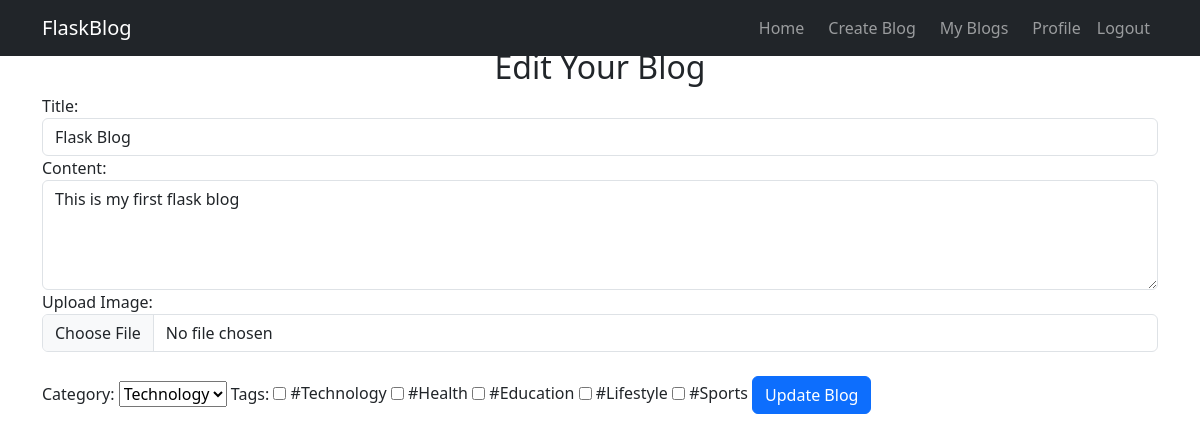
The app's page /edit_blog/3 (signed in), older data.
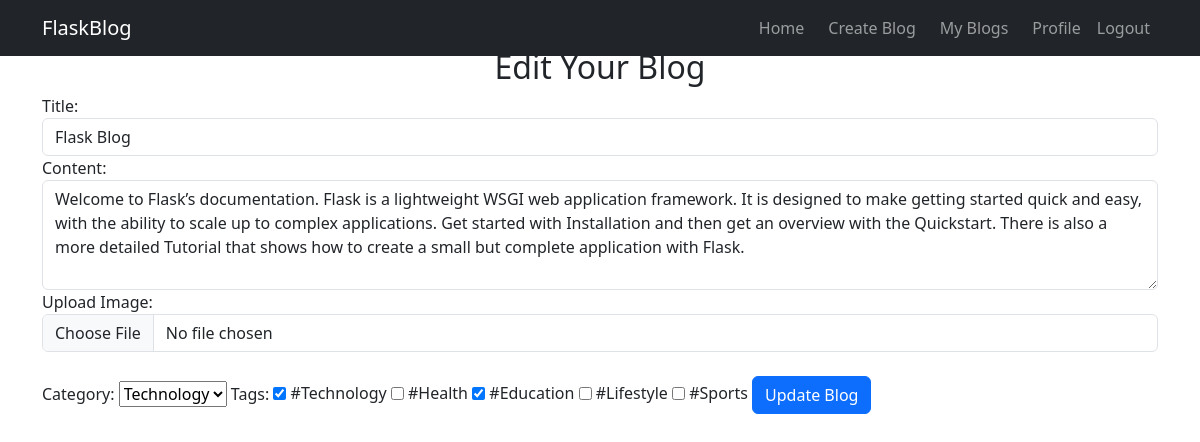
The same page, newer data.
### tables this page shows
CREATE TABLE blogs (
                        id INTEGER PRIMARY KEY AUTOINCREMENT,
                        title TEXT NOT NULL,
                        content TEXT NOT NULL,
                        author TEXT NOT NULL,
                        email TEXT NOT NULL,
                        image_filename TEXT,
                        category_id INTEGER,
                        FOREIGN KEY (category_id) REFERENCES categories(id)
            
                        );

CREATE TABLE tags (
                id INTEGER PRIMARY KEY AUTOINCREMENT,
                name TEXT UNIQUE NOT NULL
            );

### app.py (the view, shortened to what this page needs)
@app.route("/edit_blog/<int:blog_id>", methods=["GET", "POST"])
def edit_blog(blog_id):
    if "email" not in session:
        return redirect("/login")
    db = get_db()
    blog = db.execute("SELECT * FROM blogs WHERE id = ?", (blog_id,)).fetchone()
    categories = db.execute("SELECT * FROM categories").fetchall()
    tags = db.execute("SELECT * FROM tags").fetchall()
    selected_tags = [
        row["tag_id"]
        for row in db.execute(
            "SELECT tag_id FROM blog_tags WHERE blog_id = ?", (blog_id,)
        ).fetchall()
    ]
    return render_template(
        "edit_blog.html",
        blog=blog,
        categories=categories,
        tags=tags,
        selected_tags=selected_tags,
    )

### app.py (called while the page is built)
def get_db():
    if "db" not in g:
        g.db = sqlite3.connect(DATABASE)
        g.db.row_factory = sqlite3.Row  # Return results as dictionaries
    return g.db

### templates/edit_blog.html (shortened to what this page needs)
<!DOCTYPE html>
<html lang="en">
<head>
    <link href="https://cdn.jsdelivr.net/npm/bootstrap@5.3.0/dist/css/bootstrap.min.css" rel="stylesheet">
</head>
<body>
    <nav class="navbar navbar-expand-lg navbar-dark bg-dark fixed-top">
        <div class="container">
            <a class="navbar-brand" href="/homepage">FlaskBlog</a>
            <div class="collapse navbar-collapse justify-content-end" id="navbarNav">
                <ul class="navbar-nav">
                    <li class="nav-item">
                        <a class="nav-link btn btn-dark mx-2" href="/homepage">Home</a>
                    </li>
                    <li class="nav-item">
                        <a class="nav-link btn btn-dark " href="/create_blog">Create Blog</a>
                    </li>
                    <li class="nav-item">
                        <a class="nav-link btn btn-dark mx-2" href="/my_blogs">My Blogs</a>
                    </li>
                    <li class="nav-item">
                        <a class="nav-link btn btn-dark" href="/dashboard">Profile</a>
                    </li>
                    <li class="nav-item">
                        <a class="nav-link btn btn-danger" href="/logout">Logout</a>
                    </li>
                </ul>
            </div>
        </div>
    </nav>
    <div class="container mt-5">
        <h2 class="text-center">Edit Your Blog</h2>
        <form action="/edit_blog/{{ blog.id }}" method="POST" enctype="multipart/form-data">
            <div class="form-group">
                <label for="title">Title:</label>
                <input type="text" class="form-control" id="title" name="title" value="{{ blog.title }}" required>
            </div>
            <div class="form-group">
                <label for="content">Content:</label>
                <textarea class="form-control" id="content" name="content" rows="4"
                    required>{{ blog.content }}</textarea>
            </div>
            <div class="form-group">
                <label for="image">Upload Image:</label>
                <input type="file" class="form-control" id="image" name="image" accept="image/*">
            </div>
            <br>
            <label for="category">Category:</label>
            <select name="category" required>
                {% for category in categories %}
                <option value="{{ category.id }}">{{ category.name }}</option>
                {% endfor %}
            </select>
            <label>Tags:</label>
            {% for tag in tags %}
            <input type="checkbox" name="tags" value="{{ tag.id }}" {% if tag.id in selected_tags %}checked{% endif %}>
            {{ tag.name }}
            {% endfor %}
            <button type="submit" class="btn btn-primary">Update Blog</button>
        </form>
    </div>
</body>
</html>

Row changes from the older to the newer data that the page shows:
changed blogs "Flask Blog": content "This is my first flask blog" → "Welcome to Flask’s documentation. Flask is a lightweight WSGI web application framework. It is designed to make getting started quick and easy, with the ability to scale up to complex applications. Get started with Installation and then get an overview with the Quickstart. There is also a more detailed Tutorial that shows how to create a small but complete application with Flask."
computed for tags "#Technology": tags "☐" → "☑"
computed for tags "#Education": tags "☐" → "☑"
